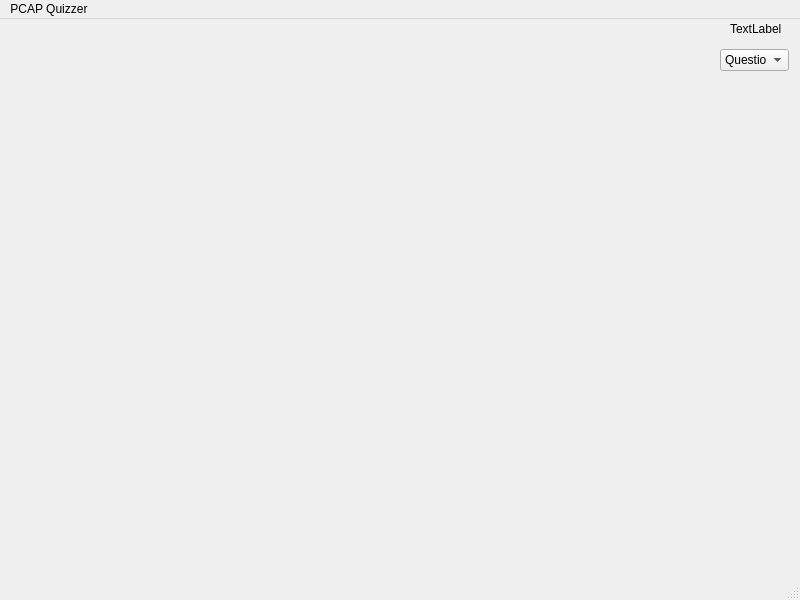
<?xml version="1.0" encoding="UTF-8"?>
<ui version="4.0">
 <class>MainWindow</class>
 <widget class="QMainWindow" name="MainWindow">
  <property name="geometry">
   <rect>
    <x>0</x>
    <y>0</y>
    <width>800</width>
    <height>600</height>
   </rect>
  </property>
  <property name="windowTitle">
   <string>MainWindow</string>
  </property>
  <widget class="QWidget" name="centralwidget">
   <widget class="QLabel" name="timer_label">
    <property name="geometry">
     <rect>
      <x>730</x>
      <y>0</y>
      <width>61</width>
      <height>20</height>
     </rect>
    </property>
    <property name="text">
     <string>TextLabel</string>
    </property>
   </widget>
   <widget class="QComboBox" name="comboBox">
    <property name="geometry">
     <rect>
      <x>720</x>
      <y>30</y>
      <width>69</width>
      <height>22</height>
     </rect>
    </property>
    <item>
     <property name="text">
      <string>Question 1:</string>
     </property>
    </item>
    <item>
     <property name="text">
      <string>Question 2:</string>
     </property>
    </item>
   </widget>
  </widget>
  <widget class="QMenuBar" name="menubar">
   <property name="geometry">
    <rect>
     <x>0</x>
     <y>0</y>
     <width>800</width>
     <height>21</height>
    </rect>
   </property>
   <widget class="QMenu" name="menuPCAP_Quizzer">
    <property name="title">
     <string>PCAP Quizzer</string>
    </property>
   </widget>
   <addaction name="menuPCAP_Quizzer"/>
  </widget>
  <widget class="QStatusBar" name="statusbar"/>
 </widget>
 <resources/>
 <connections/>
</ui>
